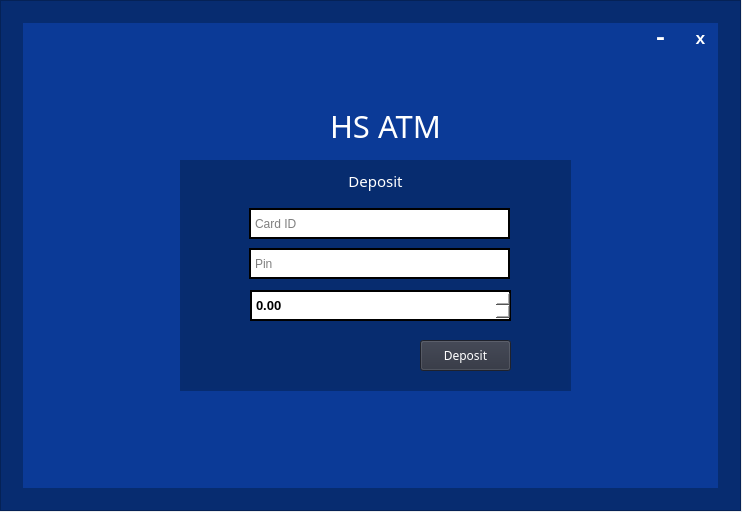
<?xml version="1.0" encoding="UTF-8"?>
<ui version="4.0">
 <class>Deposit</class>
 <widget class="QMainWindow" name="Deposit">
  <property name="geometry">
   <rect>
    <x>0</x>
    <y>0</y>
    <width>742</width>
    <height>512</height>
   </rect>
  </property>
  <property name="windowTitle">
   <string>HS ATM Deposit</string>
  </property>
  <property name="windowIcon">
   <iconset>
    <normaloff>pictures/credit-card.png</normaloff>pictures/credit-card.png</iconset>
  </property>
  <widget class="QWidget" name="centralwidget">
   <widget class="QFrame" name="frame_2">
    <property name="geometry">
     <rect>
      <x>0</x>
      <y>0</y>
      <width>741</width>
      <height>511</height>
     </rect>
    </property>
    <property name="styleSheet">
     <string notr="true">background-color:rgb(7, 44, 112)</string>
    </property>
    <property name="frameShape">
     <enum>QFrame::StyledPanel</enum>
    </property>
    <property name="frameShadow">
     <enum>QFrame::Raised</enum>
    </property>
    <widget class="QFrame" name="frame">
     <property name="geometry">
      <rect>
       <x>20</x>
       <y>20</y>
       <width>701</width>
       <height>471</height>
      </rect>
     </property>
     <property name="styleSheet">
      <string notr="true">QFrame{background-color:rgb(11, 58, 151);border: 3px solid rgb(7, 44, 112)}</string>
     </property>
     <property name="frameShape">
      <enum>QFrame::StyledPanel</enum>
     </property>
     <property name="frameShadow">
      <enum>QFrame::Raised</enum>
     </property>
     <widget class="QPushButton" name="btn_Minimize">
      <property name="geometry">
       <rect>
        <x>620</x>
        <y>0</y>
        <width>41</width>
        <height>38</height>
       </rect>
      </property>
      <property name="font">
       <font>
        <family>Lucida Console</family>
        <pointsize>18</pointsize>
        <weight>75</weight>
        <bold>true</bold>
       </font>
      </property>
      <property name="styleSheet">
       <string notr="true">background:none;border-radius: 16px;color:white</string>
      </property>
      <property name="text">
       <string>-</string>
      </property>
      <property name="flat">
       <bool>true</bool>
      </property>
     </widget>
     <widget class="QPushButton" name="btn_Exit">
      <property name="geometry">
       <rect>
        <x>660</x>
        <y>0</y>
        <width>41</width>
        <height>38</height>
       </rect>
      </property>
      <property name="font">
       <font>
        <family>Lucida Console</family>
        <pointsize>13</pointsize>
        <weight>75</weight>
        <bold>true</bold>
       </font>
      </property>
      <property name="styleSheet">
       <string notr="true">background:none;border-radius: 16px;color:white</string>
      </property>
      <property name="text">
       <string>x</string>
      </property>
      <property name="flat">
       <bool>true</bool>
      </property>
     </widget>
     <widget class="QLabel" name="label">
      <property name="geometry">
       <rect>
        <x>310</x>
        <y>80</y>
        <width>171</width>
        <height>51</height>
       </rect>
      </property>
      <property name="font">
       <font>
        <family>Arial Black</family>
        <pointsize>23</pointsize>
        <weight>50</weight>
        <bold>false</bold>
       </font>
      </property>
      <property name="styleSheet">
       <string notr="true">border:none;color:white</string>
      </property>
      <property name="text">
       <string>HS ATM</string>
      </property>
     </widget>
     <widget class="QLabel" name="label_7">
      <property name="geometry">
       <rect>
        <x>250</x>
        <y>80</y>
        <width>51</width>
        <height>51</height>
       </rect>
      </property>
      <property name="font">
       <font>
        <family>Arial Black</family>
        <pointsize>20</pointsize>
        <weight>50</weight>
        <bold>false</bold>
       </font>
      </property>
      <property name="styleSheet">
       <string notr="true">border:none;color:white</string>
      </property>
      <property name="text">
       <string/>
      </property>
      <property name="pixmap">
       <pixmap>pictures/credit-card.png</pixmap>
      </property>
      <property name="scaledContents">
       <bool>true</bool>
      </property>
     </widget>
     <widget class="QLabel" name="label_ID">
      <property name="geometry">
       <rect>
        <x>20</x>
        <y>290</y>
        <width>55</width>
        <height>16</height>
       </rect>
      </property>
      <property name="styleSheet">
       <string notr="true">background-color:rgb(11, 58, 151);color::rgb(11, 58, 151);border:none;</string>
      </property>
      <property name="text">
       <string/>
      </property>
     </widget>
     <widget class="QFrame" name="frame_3">
      <property name="geometry">
       <rect>
        <x>160</x>
        <y>140</y>
        <width>391</width>
        <height>231</height>
       </rect>
      </property>
      <property name="styleSheet">
       <string notr="true">background-color:rgb(7, 44, 111)</string>
      </property>
      <property name="frameShape">
       <enum>QFrame::StyledPanel</enum>
      </property>
      <property name="frameShadow">
       <enum>QFrame::Raised</enum>
      </property>
      <widget class="QLabel" name="label_2">
       <property name="geometry">
        <rect>
         <x>0</x>
         <y>0</y>
         <width>391</width>
         <height>41</height>
        </rect>
       </property>
       <property name="font">
        <font>
         <family>Arial Black</family>
         <pointsize>11</pointsize>
         <weight>50</weight>
         <bold>false</bold>
        </font>
       </property>
       <property name="styleSheet">
        <string notr="true">border:none;color:white</string>
       </property>
       <property name="text">
        <string>Deposit</string>
       </property>
       <property name="alignment">
        <set>Qt::AlignCenter</set>
       </property>
      </widget>
      <widget class="QPushButton" name="btn_Login">
       <property name="geometry">
        <rect>
         <x>240</x>
         <y>180</y>
         <width>91</width>
         <height>31</height>
        </rect>
       </property>
       <property name="font">
        <font>
         <family>Arial Black</family>
        </font>
       </property>
       <property name="styleSheet">
        <string notr="true">background-color:rgb(44, 48, 61);color:white</string>
       </property>
       <property name="text">
        <string>Deposit</string>
       </property>
      </widget>
      <widget class="QLineEdit" name="lineEdit_Pin">
       <property name="geometry">
        <rect>
         <x>69</x>
         <y>88</y>
         <width>261</width>
         <height>31</height>
        </rect>
       </property>
       <property name="styleSheet">
        <string notr="true">border:2px solid black;background-color:white;color:black;padding:2px</string>
       </property>
       <property name="text">
        <string/>
       </property>
       <property name="echoMode">
        <enum>QLineEdit::Password</enum>
       </property>
       <property name="placeholderText">
        <string>Pin</string>
       </property>
      </widget>
      <widget class="QLineEdit" name="lineEdit_CardID">
       <property name="geometry">
        <rect>
         <x>69</x>
         <y>48</y>
         <width>261</width>
         <height>31</height>
        </rect>
       </property>
       <property name="styleSheet">
        <string notr="true">border:2px solid black;background-color:white;color:black;padding:2px</string>
       </property>
       <property name="text">
        <string/>
       </property>
       <property name="placeholderText">
        <string>Card ID</string>
       </property>
      </widget>
      <widget class="QPushButton" name="passwordHideShow">
       <property name="geometry">
        <rect>
         <x>300</x>
         <y>90</y>
         <width>27</width>
         <height>27</height>
        </rect>
       </property>
       <property name="font">
        <font>
         <weight>50</weight>
         <bold>false</bold>
        </font>
       </property>
       <property name="styleSheet">
        <string notr="true">background:none;color:black;</string>
       </property>
       <property name="text">
        <string/>
       </property>
       <property name="icon">
        <iconset>
         <normaloff>pictures/hidepw.png</normaloff>pictures/hidepw.png</iconset>
       </property>
       <property name="iconSize">
        <size>
         <width>21</width>
         <height>21</height>
        </size>
       </property>
       <property name="checkable">
        <bool>true</bool>
       </property>
       <property name="flat">
        <bool>true</bool>
       </property>
      </widget>
      <widget class="QDoubleSpinBox" name="doubleSpinBox">
       <property name="geometry">
        <rect>
         <x>70</x>
         <y>130</y>
         <width>261</width>
         <height>31</height>
        </rect>
       </property>
       <property name="font">
        <font>
         <family>Arial</family>
         <pointsize>10</pointsize>
         <weight>75</weight>
         <bold>true</bold>
        </font>
       </property>
       <property name="styleSheet">
        <string notr="true">border:2px solid black;background-color:white;color:black;padding:2px</string>
       </property>
       <property name="maximum">
        <double>9999999999.000000000000000</double>
       </property>
       <property name="singleStep">
        <double>100.000000000000000</double>
       </property>
      </widget>
     </widget>
    </widget>
   </widget>
  </widget>
 </widget>
 <resources/>
 <connections/>
</ui>
